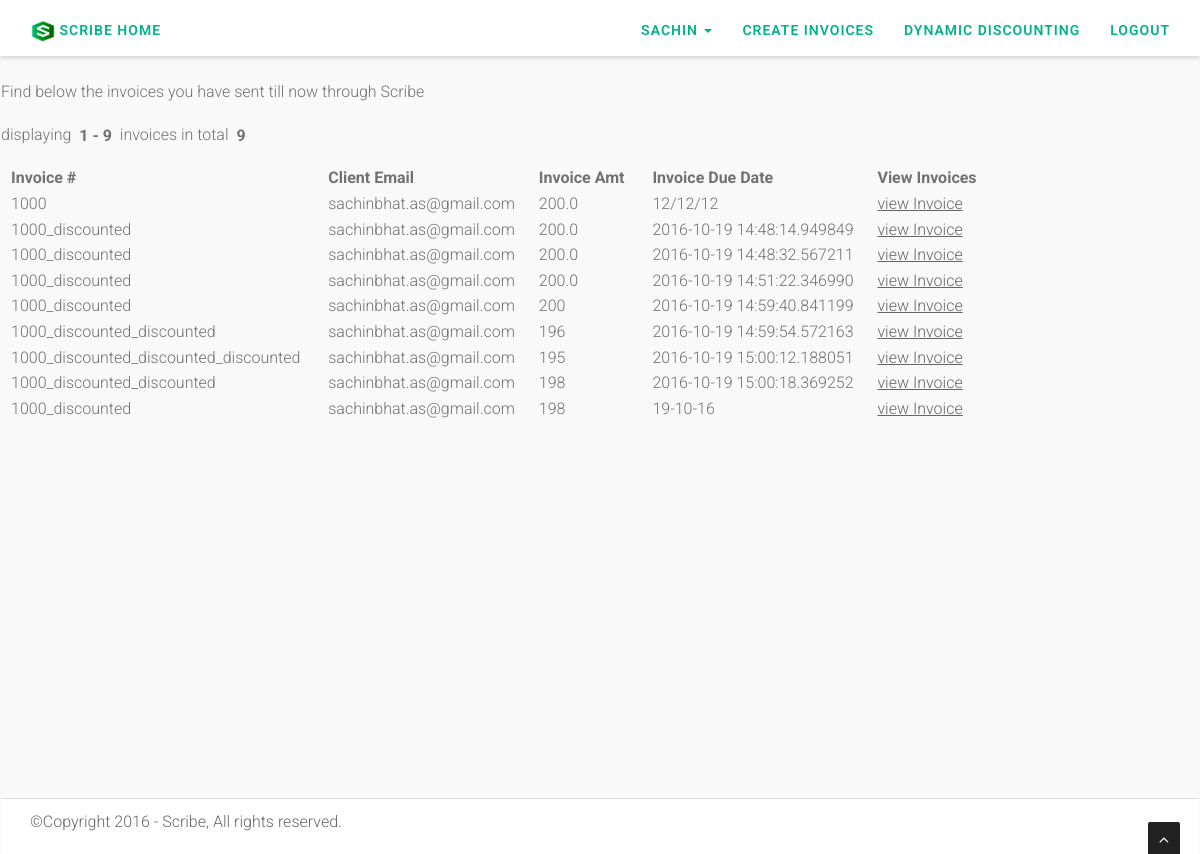
Before: /sentInvoices (signed in) with the older database file.
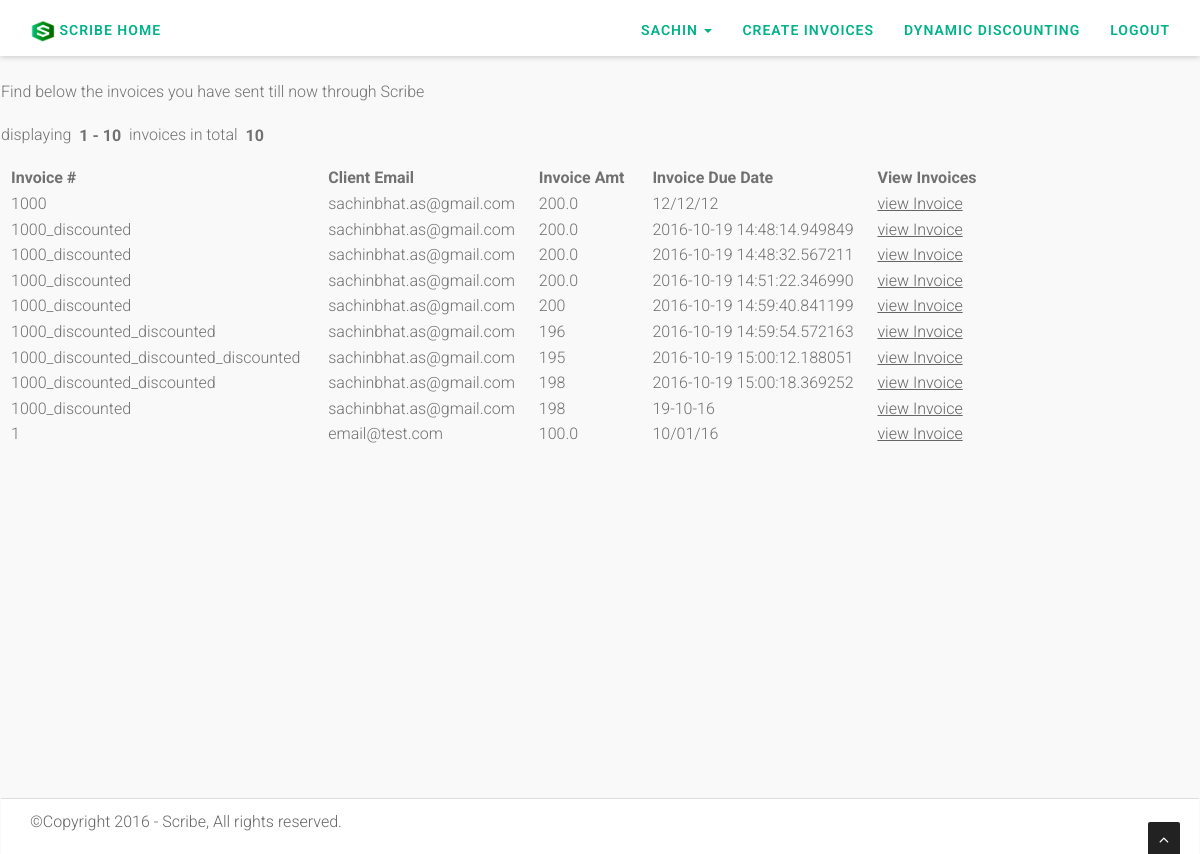
After: the same page with the newer database file.
### models.py (models this page shows, shortened)
class Invoice(Base):
    __tablename__ = 'Invoices'
    id = db.Column(db.Integer, primary_key=True)
    invoiceNumber = db.Column(db.String(120))
    clientName =  db.Column(db.String(120))
    clientEmail = db.Column(db.String(120))
    businessId = db.Column(db.String(30))
    unitCount = db.Column(db.String(30))
    unitPrice = db.Column(db.String(30))
    invoiceAmt = db.Column(db.String(30))
    invoiceDueDate = db.Column(db.String(30))
    invoiceDate = db.Column(db.String(30))
    invoiceDesc = db.Column(db.String(30))
    invoiceOpened = db.Column(db.Boolean, default=False)
    invoicePaid = db.Column(db.Boolean, default=False)

### app.py (the view)
@app.route("/sentInvoices", methods=['GET', 'POST'])
def sent_invoices():
  invoices = Invoice.query.filter_by(businessId=current_user.id)
  page = request.args.get('page', type=int, default=1)
  search = setSearchOption(request)
  ITEMS_PER_PAGE = 10
  i = (page - 1) * ITEMS_PER_PAGE
  invoicesPerPage = invoices[i:i + ITEMS_PER_PAGE]
  pagination = Pagination(page=page, per_page=10, total=invoices.count(), search=search, record_name='invoices',
                          css_framework='bootstrap3')
  return render_template('pages/sentInvoices.html', invoices=invoicesPerPage,
                         pagination=pagination)

### app.py (called while the page is built)
@login_manager.user_loader
def load_user(id):
  if id is None or id == 'None':
    id = -1
  return Business.query.get(int(id))

def setSearchOption(request):
  search = False
  q = request.args.get('q')
  if q:
    search = True
  return search

### templates/pages/sentInvoices.html (shortened to what this page needs)
{% extends 'layouts/main.html' %}
{% block content %}
    Find below the invoices you have sent till now through Scribe
    {{ pagination.info }}
    <table>
      <thead>
        <tr>
          <th>Invoice #&nbsp;&nbsp;</th>
          <th>Client Email&nbsp;&nbsp;</th>
            <th>Invoice Amt&nbsp;&nbsp;</th>
            <th>Invoice Due Date&nbsp;&nbsp;</th>
            <th>View Invoices&nbsp;&nbsp;</th>
        </tr>
      </thead>
      <tbody>
        {% for invoice in invoices %}
          <tr>
            <td>{{ invoice.invoiceNumber }} &nbsp;</td>
            <td>{{ invoice.clientEmail }}&nbsp;</td>
              <td>{{ invoice.invoiceAmt }}&nbsp;</td>
            <td>{{ invoice.invoiceDueDate }}&nbsp;</td>
              <td><a href="{{ url_for('static', filename='invoices/'+current_user.name+'/invoice'+invoice.id|string+'.pdf') }}" style="text-decoration: underline">view Invoice</a></td>
          </tr>
        {% endfor %}
      </tbody>
    </table>
{% endblock %}

Changed rows visible on the page:
added Invoice: invoiceNumber "1", clientEmail "email@test.com", invoiceAmt "100.0", invoiceDueDate "10/01/16"
Other visible differences:
{{ pagination.info }}: "displaying 1 - 9 invoices in total 9" → "displaying 1 - 10 invoices in total 10"
